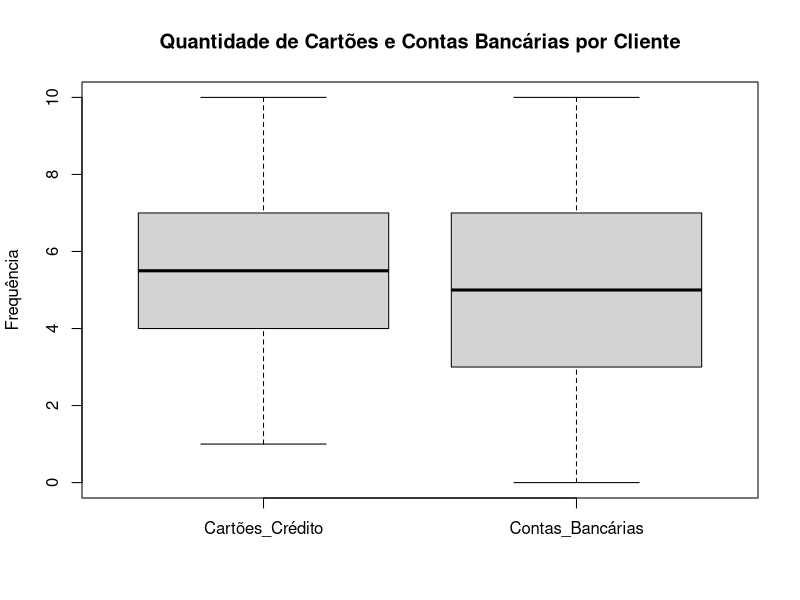
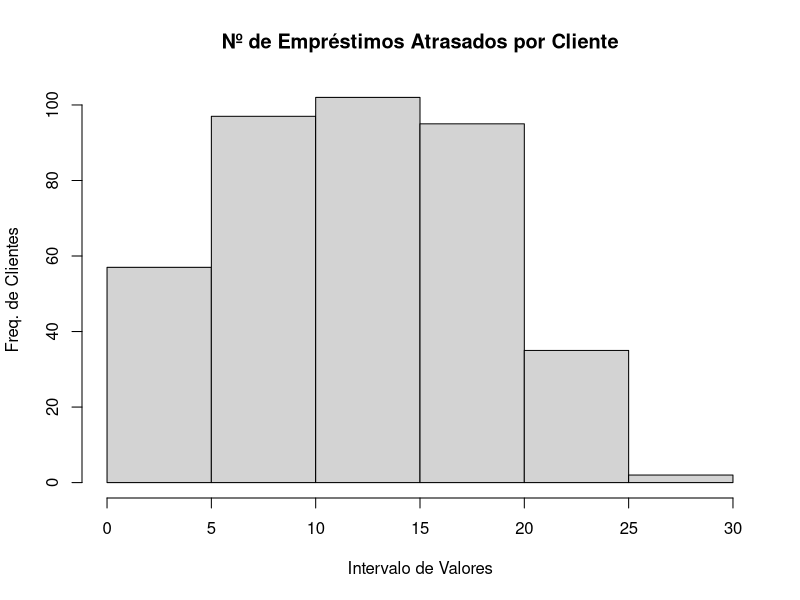
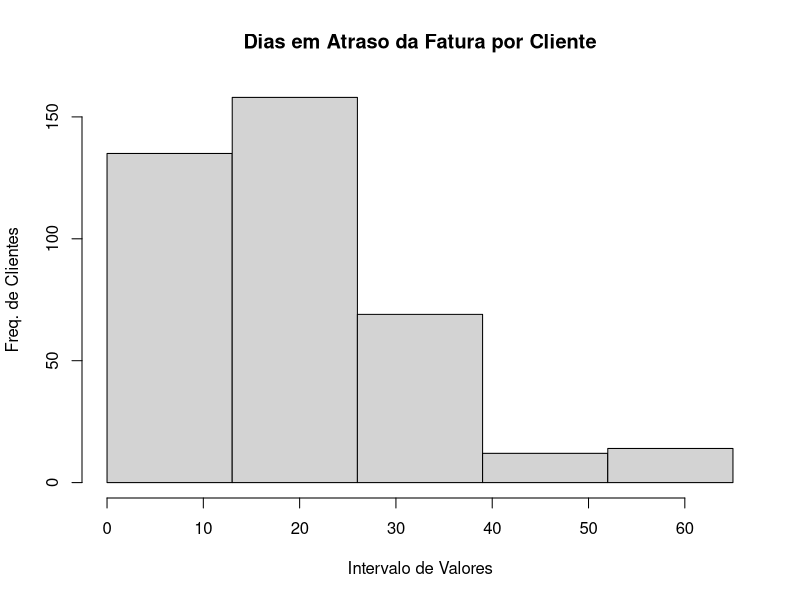
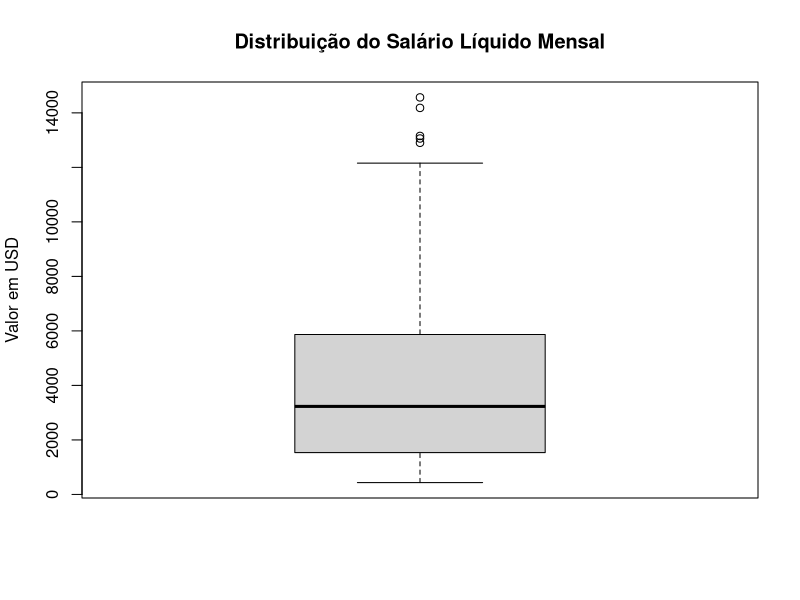
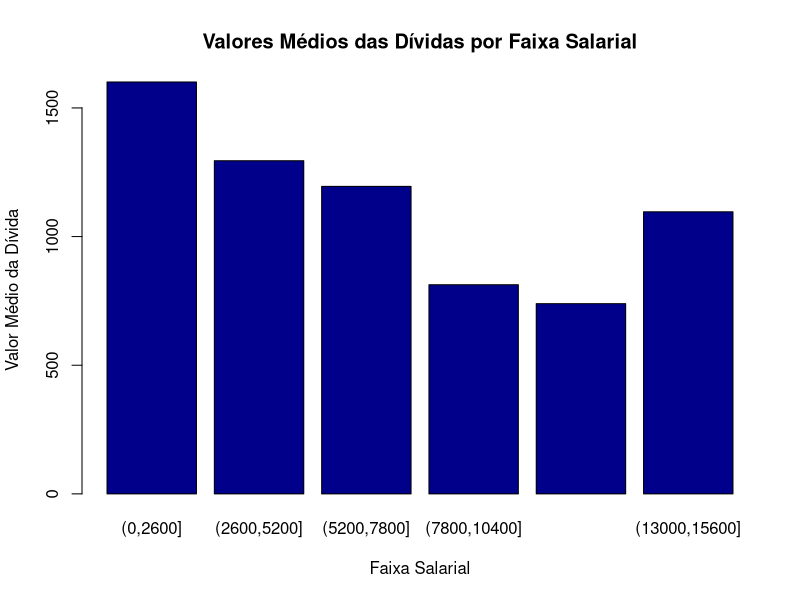
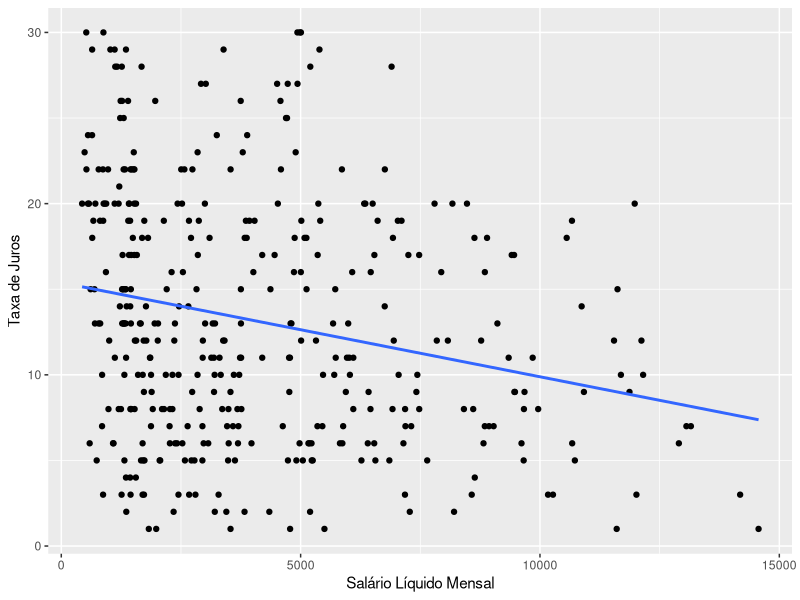
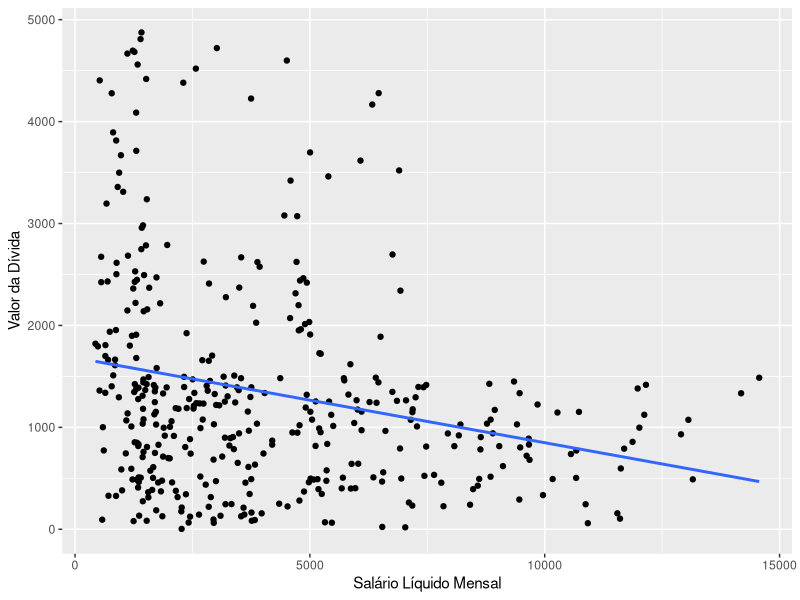

Write R code to recreate these figures, in order.
## ---- chunk 1
dados = read.csv('credito_tratado.csv')
## ---- chunk 2
colnames(dados)
## ---- chunk 3
str(dados)
## ---- chunk 4
#Verificando as medidas de posição da variável Salario Mensal para criar as classes
summary(dados$Monthly_Inhand_Salary)
## ---- chunk 5
dados$Classes_Salarios = cut(dados$Monthly_Inhand_Salary, breaks = c(0,2600,5200,7800,10400,13000,15600), include.lowest = TRUE,  labels = c("(0,2600]", "(2600,5200]", "(5200,7800]","(7800,10400]","(10400,13000]","(13000,15600]"))
## ---- chunk 6
prop.table(table(dados$Classes_Salarios))
#table(dados$Classes_Salarios))
## ---- chunk 7
amostra1 = dados[sample(which(dados$Classes_Salarios == "(0,2600]"), 160),]
## ---- chunk 8
amostra2 = dados[sample(which(dados$Classes_Salarios == "(2600,5200]"), 112),]
## ---- chunk 9
amostra3 = dados[sample(which(dados$Classes_Salarios == "(5200,7800]"), 64),]
## ---- chunk 10
amostra4 = dados[sample(which(dados$Classes_Salarios == "(7800,10400]"), 32),]
## ---- chunk 11
amostra5 = dados[sample(which(dados$Classes_Salarios == "(10400,13000]"), 16),]
## ---- chunk 12
amostra6 = dados[sample(which(dados$Classes_Salarios == "(13000,15600]"), 4),]
## ---- chunk 13
# Concatenando as amostras em um único dataframe
dados_amostrados = rbind(amostra1, amostra2, amostra3, amostra4, amostra5, amostra6)
## ---- chunk 14
str(dados_amostrados)
## ---- chunk 15
#Obtendo algumas medidas de posição
summary(dados_amostrados[,c("Age","Interest_Rate","Num_of_Loan")])
## ---- chunk 16
#Obtendo o desvio padrão
desvio_padrao =  apply(dados_amostrados[,c("Age","Interest_Rate","Num_of_Loan")], 2, sd)
desvio_padrao  
## ---- chunk 17
boxplot(list(Cartões_Crédito = dados_amostrados$Num_Credit_Card, Contas_Bancárias = dados_amostrados$Num_Bank_Accounts),
        main = "Quantidade de Cartões e Contas Bancárias por Cliente",
       ylab = "Frequência")
## ---- chunk 18
#1. Histograma: Quantidade de Empréstimos Atrasados por Cliente
  #1.1. Agrupando os valores em classes
classes_num_of_delayed_payment = seq(0, 30, by = 5)
## ---- chunk 19
  #1.2. Plotando o histograma a partir do agrupamento
hist(dados_amostrados$Num_of_Delayed_Payment, breaks = classes_num_of_delayed_payment, main = "Nº de Empréstimos Atrasados por Cliente", xlab = "Intervalo de Valores", ylab = "Freq. de Clientes")
## ---- chunk 20
#1. Histograma: Dias de Atraso da Fatura por Cliente
  #1.1. Agrupando os valores em classes
classes_delay_from_due_date = seq(0, 65, by = 13)
## ---- chunk 21
  #1.2. Plotando o histograma a partir do agrupamento
hist(dados_amostrados$Delay_from_due_date, breaks = classes_delay_from_due_date, main = "Dias em Atraso da Fatura por Cliente", xlab = "Intervalo de Valores", ylab = "Freq. de Clientes")
## ---- chunk 22
#Boxplot: Salário Líquido Mensal em USD
boxplot(dados_amostrados$Monthly_Inhand_Salary, main = "Distribuição do Salário Líquido Mensal", ylab = "Valor em USD")
## ---- chunk 23
#Agrupando as faixas salariais por valor médio da dívida de cada uma
agrupamento_por_divida = aggregate(dados_amostrados$Outstanding_Debt ~ dados_amostrados$Classes_Salarios, data = dados_amostrados, FUN = mean)
agrupamento_por_divida
## ---- chunk 24
barplot(agrupamento_por_divida$`dados_amostrados$Outstanding_Debt`, names.arg = agrupamento_por_divida$`dados_amostrados$Classes_Salarios`, main = "Valores Médios das Dívidas por Faixa Salarial", xlab = "Faixa Salarial", ylab = "Valor Médio da Dívida", col = "darkblue")
## ---- chunk 25
library("ggplot2")
## ---- chunk 26
grafico = ggplot(data = dados_amostrados, aes(x = Monthly_Inhand_Salary, y = Interest_Rate))
grafico + geom_point() + geom_smooth(method = "lm", se = FALSE) +
  labs(x = "Salário Líquido Mensal", y = "Taxa de Juros")
## ---- chunk 27
cor(dados_amostrados$Monthly_Inhand_Salary, dados_amostrados$Interest_Rate)
## ---- chunk 28
grafico2 = ggplot(data = dados_amostrados, aes(x = Monthly_Inhand_Salary, y = Outstanding_Debt))
grafico2 + geom_point() + geom_smooth(method = "lm", se = FALSE) +
  labs(x = "Salário Líquido Mensal", y = "Valor da Dívida")
## ---- chunk 29
cor(dados_amostrados$Delay_from_due_date, dados_amostrados$Outstanding_Debt)
## ---- chunk 30
#Cruzando faixas salariais com pagamento mínimo da fatura
table(dados_amostrados$Classes_Salarios, dados_amostrados$Payment_of_Min_Amount)
## ---- chunk 31
shapiro.test(dados_amostrados$Outstanding_Debt)
## ---- chunk 32
# Calculando a média e o desvio padrão da amostra
media_amostral = mean(dados_amostrados$Monthly_Inhand_Salary)
desvio_padrao_amostral = sd(dados_amostrados$Monthly_Inhand_Salary)
## ---- chunk 33
# Definindo o nível de confiança 
confianca = 0.95
## ---- chunk 34
# Calculando o tamanho da amostra
n = length(dados_amostrados$Monthly_Inhand_Salary)
## ---- chunk 35
# Calculando o erro padrão da média
erro_padrao = desvio_padrao_amostral / sqrt(n)
## ---- chunk 36
# Calculando o valor crítico t para o nível de confiança desejado e (n-1) graus de liberdade
valor_critico = qt((1 - confianca) / 2, df = n - 1)
## ---- chunk 37
# Calculando os limites inferior e superior do intervalo de confiança
limite_inferior = media_amostral - valor_critico * erro_padrao
limite_superior = media_amostral + valor_critico * erro_padrao
## ---- chunk 38
# Resultado do intervalo de confiança
cat("O intervalo de confiança de", confianca * 100, "% para a média populacional é [", round(limite_inferior, 2), ", ", round(limite_superior, 2), "].\n")
